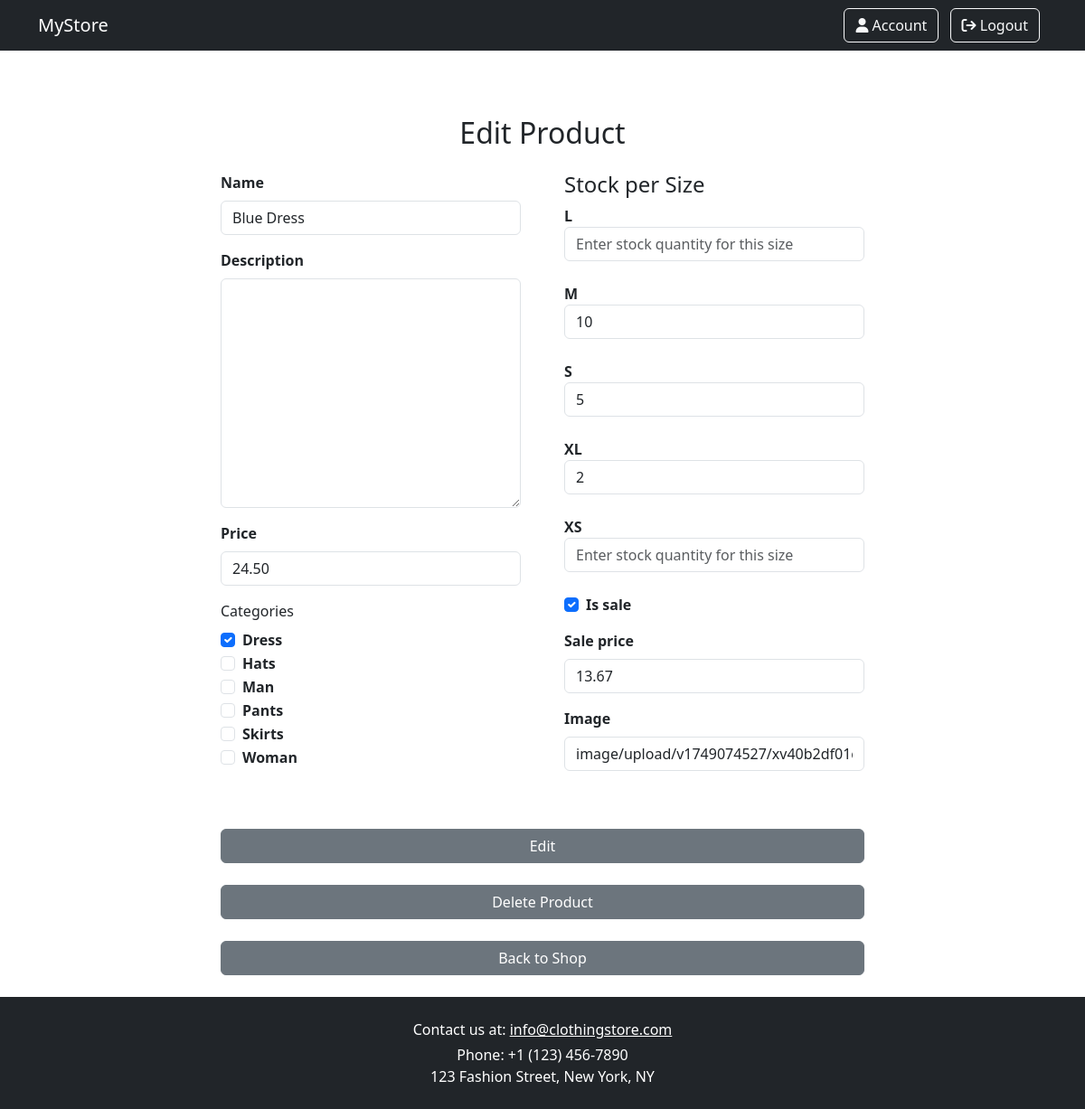
The app's page /products/edit/1, older data.
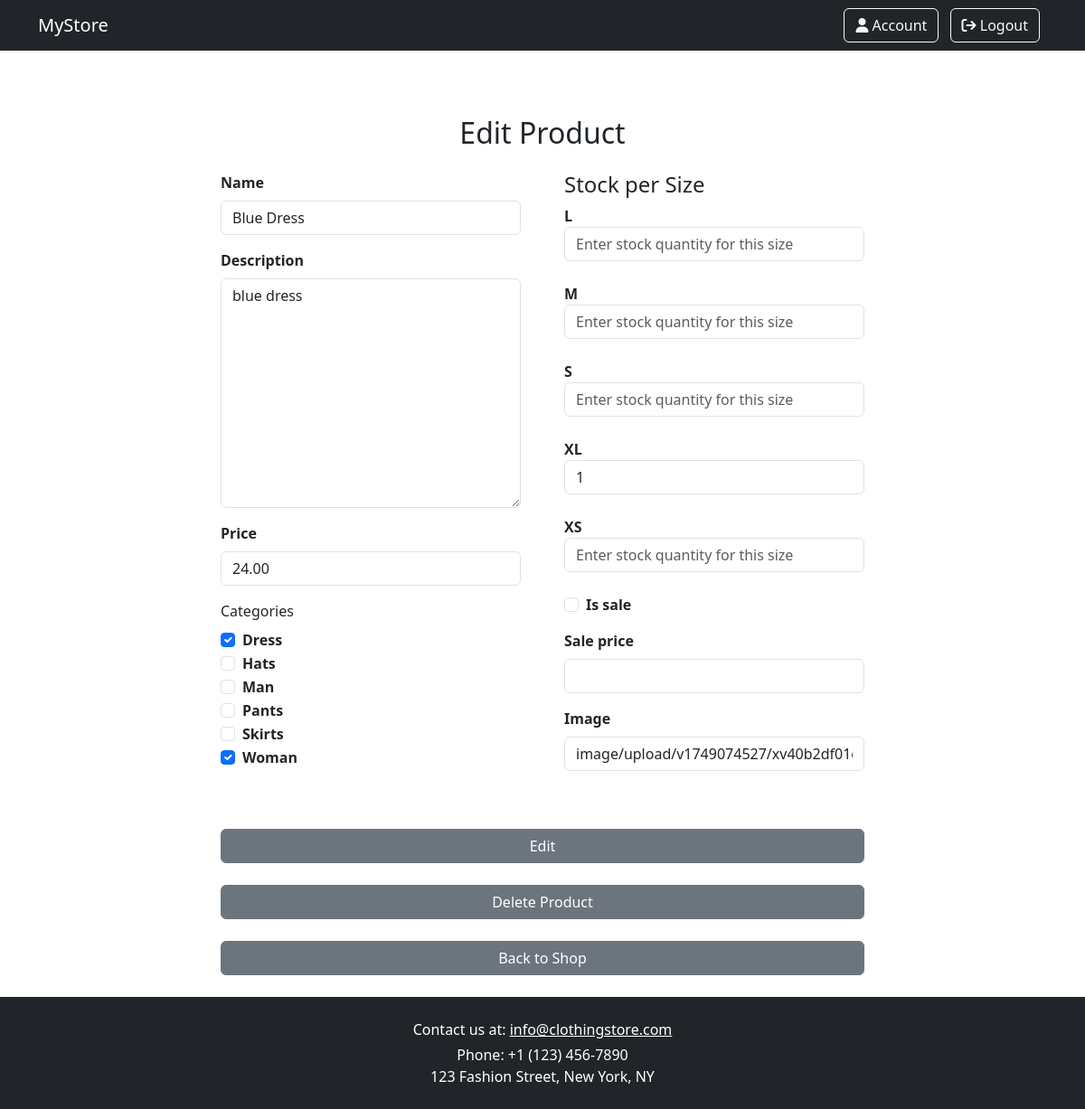
The same page, newer data.
### products/models.py (models this page shows, shortened)
class Product(models.Model):
    name = models.CharField(max_length=100, unique=True)
    description = models.TextField(blank=True)
    price = models.DecimalField(max_digits=10, validators=[MinValueValidator(Decimal('0.01'))],decimal_places=2)
    categories = models.ManyToManyField(Category, blank=True)
    image = CloudinaryField('image', blank=True, null=True, default='placeholder')
    is_sale = models.BooleanField(default=False)
    sale_price = models.DecimalField(max_digits=10, validators=[MinValueValidator(Decimal('0.01'))],decimal_places=2, blank=True, null=True)
    class Meta:
        db_table = 'products'
        ordering = ['name']

class Size(models.Model):
    name = models.CharField(max_length=20, primary_key=True)
    description = models.TextField(max_length=280, blank=True)
    class Meta:
        db_table = "Sizes"
        ordering = ['name']

### products/views.py (the view)
# urls.py: path('edit/<int:pk>', views.edit_product, name='edit_product'),
def edit_product(request, pk):
    user = request.user
    product = get_object_or_404(Product, pk=pk)
    sizes = Size.objects.all()
    initial = []
    for size in sizes:
        stock_obj = ProductStock.objects.filter(product=product, size=size).first() # preparo i miei formset iniziali
        initial.append({
            'size': size,
            'stock': stock_obj.stock if stock_obj else None
        })
    if request.method == "POST":
        form = ProductForm(request.POST, request.FILES, instance=product)
        formset = SizeStockFormSet(request.POST)
        if form.is_valid() and formset.is_valid():
            product = form.save()
            product.categories.set(form.cleaned_data['categories'])
            for f in formset:
                size = f.cleaned_data.get('size')
                stock = f.cleaned_data.get('stock')
                if size is not None and stock is not None and stock > 0:
                    stock_obj, _ = ProductStock.objects.get_or_create(product=product, size=size)
                    stock_obj.stock = stock if stock is not None else 0
                    stock_obj.save()
                elif size is not None and (stock is None or stock == 0):
                    ProductStock.objects.filter(product=product, size=size).delete()
            return redirect("homepage")
    else:
        form = ProductForm(instance=product)
        formset = SizeStockFormSet(initial=initial)
    return render(request, 'edit_product.html', {
        'form': form,
        'formset': formset,
        'product': product,
        'is_client': user.is_authenticated and user.groups.filter(name='client').exists(),
        'is_manager': user.is_authenticated and user.groups.filter(name='manager').exists(),
        'is_admin': user.is_authenticated and user.is_superuser,
    })

### products/forms.py (shortened to what this page needs)
class ProductForm(forms.ModelForm):
    categories = forms.ModelMultipleChoiceField(
        queryset=Category.objects.all(),
        required=True,
        widget=forms.CheckboxSelectMultiple,
    )
    class Meta:
        model = Product
        fields = ['name', 'description', 'price', 'categories', 'is_sale', 'sale_price', 'image']

### products/models.py (called while the page is built)
    def __str__(self):
        return self.name

### templates/edit_product.html (shortened to what this page needs)
{% extends 'base.html' %}
{% load static %}
{% load crispy_forms_tags %}
{% block css %}
<link rel="stylesheet" href="{% static 'form.css' %}">
{%endblock %}
{% block content %}
    <div class="row justify-content-center">
        <div class="col-md-8 g-5">
            <h2 class="mb-4 text-center">Edit Product</h2>
            <form method="post" enctype="multipart/form-data" novalidate class=" mt-2 gap-5">
                <div class="row g-5">
                    <div class="col-md-6 mb-4">
                        {{ form.name|as_crispy_field }}
                        {{ form.description|as_crispy_field }}
                        {{ form.price|as_crispy_field }}
                        {{ form.categories|as_crispy_field }}
                    </div>
                    <div class="col-md-6 mb-4">
                        <h4>Stock per Size</h4>
                        {% for f in formset %}
                            <div class="mb-4">
                                <label>{{ f.size.value|default_if_none:"" }} {{ f.size }}</label>
                                {{ f.stock }}
                            </div>
                        {% endfor %}
                        {{ form.is_sale|as_crispy_field }}
                        {{ form.sale_price|as_crispy_field }}
                        {{ form.image|as_crispy_field }}
                    </div>
                </div>
                <button type="submit" class="btn btn-secondary w-100 mt-4">Edit</button>
                <button type="button" class="btn btn-secondary w-100 mt-4" data-bs-toggle="modal" data-bs-target="#deleteModal">
                    Delete Product
                </button>
                <a href="{% url 'homepage' %}" class="btn btn-secondary w-100 mt-4">Back to Shop</a>
            </form>
        </div>
    </div>
    {% url 'delete_product' product.pk as delete_url %}
{% endblock %}

### templates/base.html (shortened to what this page needs)
{% load static %}
<!DOCTYPE html>
<html lang="en">
<head>
    <link href="https://cdn.jsdelivr.net/npm/bootstrap@5.3.3/dist/css/bootstrap.min.css" rel="stylesheet">
    <link rel="stylesheet" href="https://cdnjs.cloudflare.com/ajax/libs/font-awesome/4.7.0/css/font-awesome.min.css">
    <link rel="stylesheet" href="https://cdnjs.cloudflare.com/ajax/libs/font-awesome/6.4.0/css/all.min.css">
    <link rel="stylesheet" href="{% static 'base_style.css' %}">
    {% block css %}
    {% endblock %}
</head>
<body>
<nav class="navbar navbar-expand-lg navbar-dark bg-dark sticky-top">
    <div class="container">
        {% if user.is_authenticated %}
            <a class="navbar-brand" href="{% url 'homepage' %}">MyStore</a>
        {% else %}
            <a class="navbar-brand" href="{% url 'frontpage' %}">MyStore</a>
        {% endif %}
        {% if request.resolver_match.url_name != 'frontpage' and request.resolver_match.url_name != 'login' and request.resolver_match.url_name != 'register' %}
            <div>
                <a href="{% url 'profile' %}" class="btn btn-outline-light me-2">
                    <i class="fa fa-user"></i> Account
                </a>
                <a href="{% url 'logout' %}" class="btn btn-outline-light me-2">
                    <i class="fa fa-sign-out"></i> Logout
                </a>
            </div>
        {% endif %}
    </div>
</nav>
<main>
    <div class="container py-4">
        {% block content %}{% endblock %}
    </div>
</main>
<footer class="bg-dark text-white py-4">
    <div class="container text-center">
        <p class="mb-1">Contact us at: <a href="#" class="text-white">info@clothingstore.com</a></p>
        <p class="mb-0">Phone: +1 (123) 456-7890</p>
        <p class="mb-0">123 Fashion Street, New York, NY</p>
    </div>
</footer>
</body>
</html>

### static/css/base_style.css (style rules this page uses)
html, body { height: 100%; margin: 0; padding: 0; }
body { min-height: 100vh; display: flex; flex-direction: column; }
main { flex: 1 0 auto; }
footer { flex-shrink: 0; }

### static/css/form.css (style rules this page uses)
label { font-weight: bold; }

Row changes from the older to the newer data that the page shows:
changed Product "Blue Dress": description (not shown) → "blue dress"; price "24.50" → "24.00"; is_sale "☑" → "☐"; sale_price "13.67" → (not shown)
Text that changed along with them:
form field categories: "☑ ☐ ☐ ☐ ☐ ☐" → "☑ ☐ ☐ ☐ ☐ ☑"
form field stock: "10" → (not shown)
form field stock: "5" → (not shown)
form field stock: "2" → "1"
